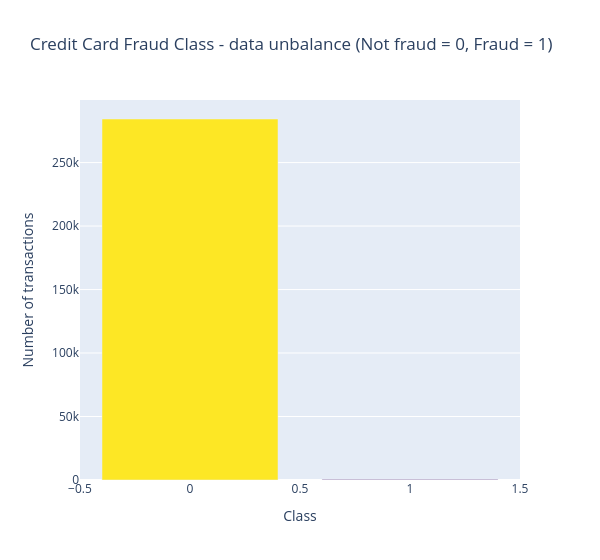

This figure's notebook cell:
### Markdown cell above
## Data Unbalance

### Code cell
temp = data_df["Class"].value_counts()
df = pd.DataFrame({'class': temp.index, 'values': temp.values})

trace = go.Bar(
    x = df['class'], y = df['values'],
    name = "Credit card Fraud Class - Data unbalance (Not found = 0, Found = 1)",
    marker = dict(color = df['values'], colorscale='Viridis'),
)

data = [trace]
layout = dict(title = 'Credit Card Fraud Class - data unbalance (Not fraud = 0, Fraud = 1)',
          xaxis = dict(title = 'Class', showticklabels=True), 
          yaxis = dict(title = 'Number of transactions'),
          hovermode = 'closest',width=600
         )
fig = dict(data=data, layout=layout)
iplot(fig, filename='class')

### Figure 1 — Plotly figure (JSON) as saved in the notebook; plotly's stock layout.template omitted (floating-point values rounded to 4 significant figures)
{"data": [{"marker": {"color": [284315, 492], "colorscale": [[0, "#440154"], [0.1111, "#482878"], [0.2222, "#3e4989"], [0.3333, "#31688e"], [0.4444, "#26828e"], [0.5556, "#1f9e89"], [0.6667, "#35b779"], [0.7778, "#6ece58"], [0.8889, "#b5de2b"], [1, "#fde725"]]}, "name": "Credit card Fraud Class - Data unbalance (Not found = 0, Found = 1)", "type": "bar", "x": [0, 1], "y": [284315, 492]}], "layout": {"hovermode": "closest", "title": {"text": "Credit Card Fraud Class - data unbalance (Not fraud = 0, Fraud = 1)"}, "width": 600, "xaxis": {"showticklabels": true, "title": {"text": "Class"}}, "yaxis": {"title": {"text": "Number of transactions"}}}}
